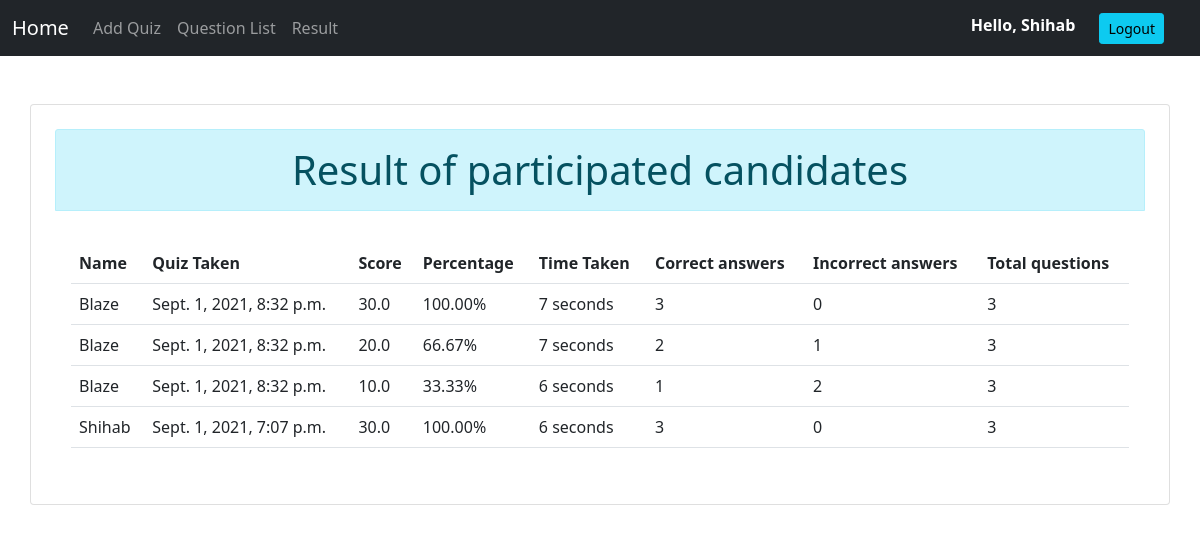
The app's page /result/ (signed in), older data.
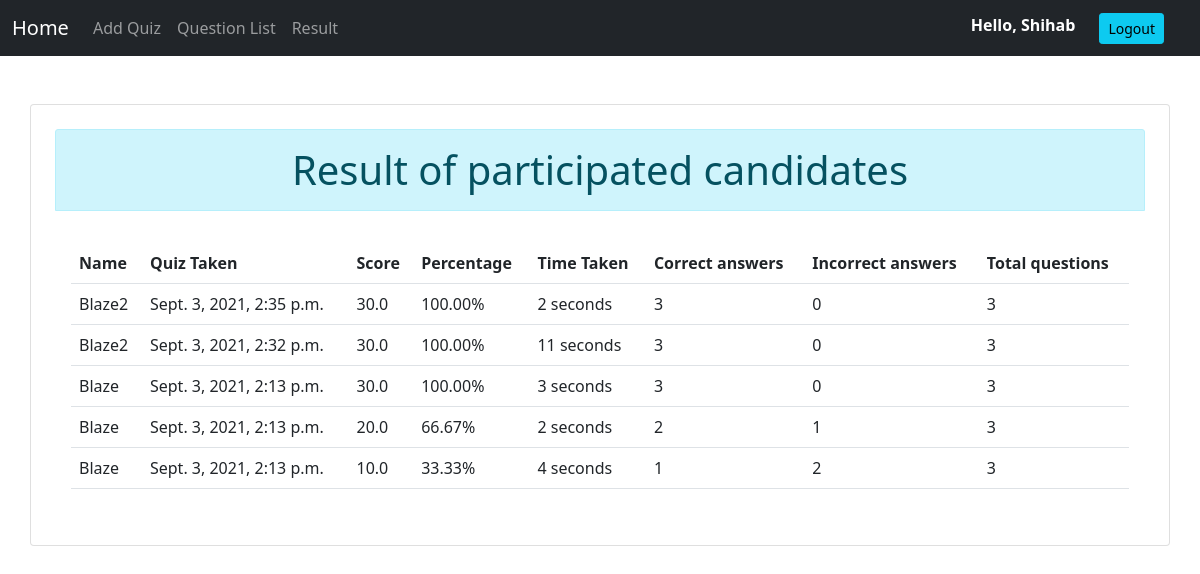
The same page, newer data.
### quiz/models.py (models this page shows, shortened)
class Result(models.Model):
    user = models.ForeignKey(User, on_delete=models.CASCADE)
    score = models.FloatField()
    percentage = models.FloatField()
    correct = models.IntegerField()
    incorrect = models.IntegerField()
    total = models.IntegerField()
    time_taken = models.CharField(null=True, max_length=100)
    created = models.DateTimeField(null=True, default=timezone.now)
    class Meta:
        ordering = ['-created']

### quiz/views.py (the view)
# urls.py: path('result/', views.result, name='result'),
@login_required(login_url='login')
def result(request):
    if request.user.is_staff:
        results = Result.objects.all()
        context = {'results': results}
        return render(request, 'quiz/admin_result.html', context)
    else:
        results = Result.objects.filter(user=request.user)
        context = {'results': results}
        return render(request, 'quiz/result.html', context)

### quiz/templates/quiz/admin_result.html
{% extends 'quiz/main.html' %}
{% block body %}
<br>
<div class="row my-4 justify-content-center">
    <div class="card p-4">
        <h1 class="card-header alert alert-info text-center">Result of participated candidates</h1>
        <div class="card-body">
            <table class="table table-hover">
                <tr>
                    <th>Name</th>
                    <th>Quiz Taken</th>
                    <th>Score</th>
                    <th>Percentage</th>
                    <th>Time Taken</th>
                    <th>Correct answers</th>
                    <th>Incorrect answers</th>
                    <th>Total questions</th>
                </tr>
                {% for result in results %}
                <tr>
                    <td>{{ result.user }}</td>
                    <td>{{ result.created }}</td>
                    <td>{{ result.score }}</td>
                    <td>{{ result.percentage|floatformat:2 }}%</td>
                    <td>{{ result.time_taken }} seconds</td>
                    <td>{{ result.correct }}</td>
                    <td>{{ result.incorrect }}</td>
                    <td>{{ result.total }}</td>
                </tr>
                {% endfor %}
            </table>
        </div>
    </div>
</div>
{% endblock body %}

### quiz/templates/quiz/main.html (shortened to what this page needs)
<!doctype html>
<html lang="en">
{% load static %}
<head>
    <link href="https://cdn.jsdelivr.net/npm/bootstrap@5.0.1/dist/css/bootstrap.min.css" rel="stylesheet"
>
</head>
<body>
<nav class="navbar navbar-expand-lg navbar-dark bg-dark">
    <div class="container-fluid">
        <a class="navbar-brand" href="{% url 'home' %}">Home</a>
        <div class="collapse navbar-collapse" id="navbarSupportedContent">
            <ul class="navbar-nav me-auto mb-2 mb-lg-0">
                {% if request.user.is_superuser %}
                    <li class="nav-item">
                        <a class="nav-link" aria-current="page" href="{% url 'add-question' %}">Add Quiz</a>
                    </li>
                    <li class="nav-item">
                        <a class="nav-link" aria-current="page" href="{% url 'question-list' %}">Question List</a>
                    </li>
                {% endif %}
                {% if request.user.is_authenticated %}
                    <li class="nav-item">
                        <a class="nav-link" aria-current="page" href="{% url 'result' %}">Result</a>
                    </li>
                {% endif %}
            </ul>
            <div class="d-flex">
                {% if request.user.is_authenticated %}
                    <strong class="text-white me-4">Hello, {{ request.user }}</strong>
                    <a href="{% url 'logout' %}" class="btn btn-info btn-sm me-4">Logout</a>
                {% else %}
                    <a href="{% url 'login' %}" class="btn btn-info btn-sm me-2">Login</a>
                    <a href="{% url 'register' %}" class="btn btn-info btn-sm me-4">Sign Up </a>
                {% endif %}
            </div>
        </div>
    </div>
</nav>
<div class="container">
    {% block body %} {% endblock body %}
</div>
</body>
</html>

Row changes from the older to the newer data that the page shows:
removed Result: user "Blaze", created "Sept. 1, 2021, 8:32 p.m.", score "30.0", percentage "100.00", time_taken "7", correct "3", incorrect "0", total "3"
removed Result: user "Blaze", created "Sept. 1, 2021, 8:32 p.m.", score "20.0", percentage "66.67", time_taken "7", correct "2", incorrect "1", total "3"
removed Result: user "Blaze", created "Sept. 1, 2021, 8:32 p.m.", score "10.0", percentage "33.33", time_taken "6", correct "1", incorrect "2", total "3"
removed Result: user "Shihab", created "Sept. 1, 2021, 7:07 p.m.", score "30.0", percentage "100.00", time_taken "6", correct "3", incorrect "0", total "3"
added Result: user "Blaze2", created "Sept. 3, 2021, 2:35 p.m.", score "30.0", percentage "100.00", time_taken "2", correct "3", incorrect "0", total "3"
added Result: user "Blaze2", created "Sept. 3, 2021, 2:32 p.m.", score "30.0", percentage "100.00", time_taken "11", correct "3", incorrect "0", total "3"
added Result: user "Blaze", created "Sept. 3, 2021, 2:13 p.m.", score "30.0", percentage "100.00", time_taken "3", correct "3", incorrect "0", total "3"
added Result: user "Blaze", created "Sept. 3, 2021, 2:13 p.m.", score "20.0", percentage "66.67", time_taken "2", correct "2", incorrect "1", total "3"
added Result: user "Blaze", created "Sept. 3, 2021, 2:13 p.m.", score "10.0", percentage "33.33", time_taken "4", correct "1", incorrect "2", total "3"
